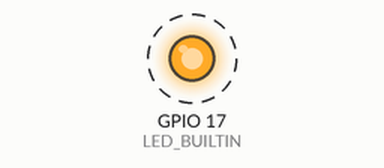
Recording of a sketch running on a simulated ESP32. Shown: output pins drawn as LEDs (lit = HIGH). Dashed ring = blinking.

Above: at 0.5 s.
Timing chart, 0 to 4.6 s (numbered marks = the images above):
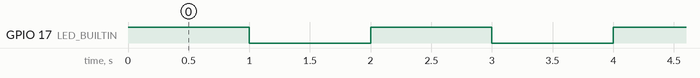

Measured:
- by itself, GPIO 17 (LED_BUILTIN): alternates HIGH for 1.0 s and LOW for 1.0 s

The sketch:

sha2017badge-arduino-blink.ino
```cpp
/*
  Blink a LED for the SHA2017 badge
  LED is connected to the X2 2x6 connector "Port Expander", to top right PIN1
  (GND) and to PIN5 (EXTIO-2, which is connected to IO17 on the ESP32)
  The pinout of the connector "Port Expander" is here:
  https://github.com/SHA2017-badge/PCB/blob/master/sha2017_rev0_1_0_dev_schematic.pdf
*/

#define LED_BUILTIN 17

// the setup function runs once when you press reset or power the board
void setup() {
  // initialize digital pin LED_BUILTIN as an output.
  pinMode(LED_BUILTIN, OUTPUT);
}

// the loop function runs over and over again forever
void loop() {
  digitalWrite(LED_BUILTIN, HIGH);   // turn the LED on (HIGH is the voltage level)
  delay(1000);                       // wait for a second
  digitalWrite(LED_BUILTIN, LOW);    // turn the LED off by making the voltage LOW
  delay(1000);                       // wait for a second
}
```
